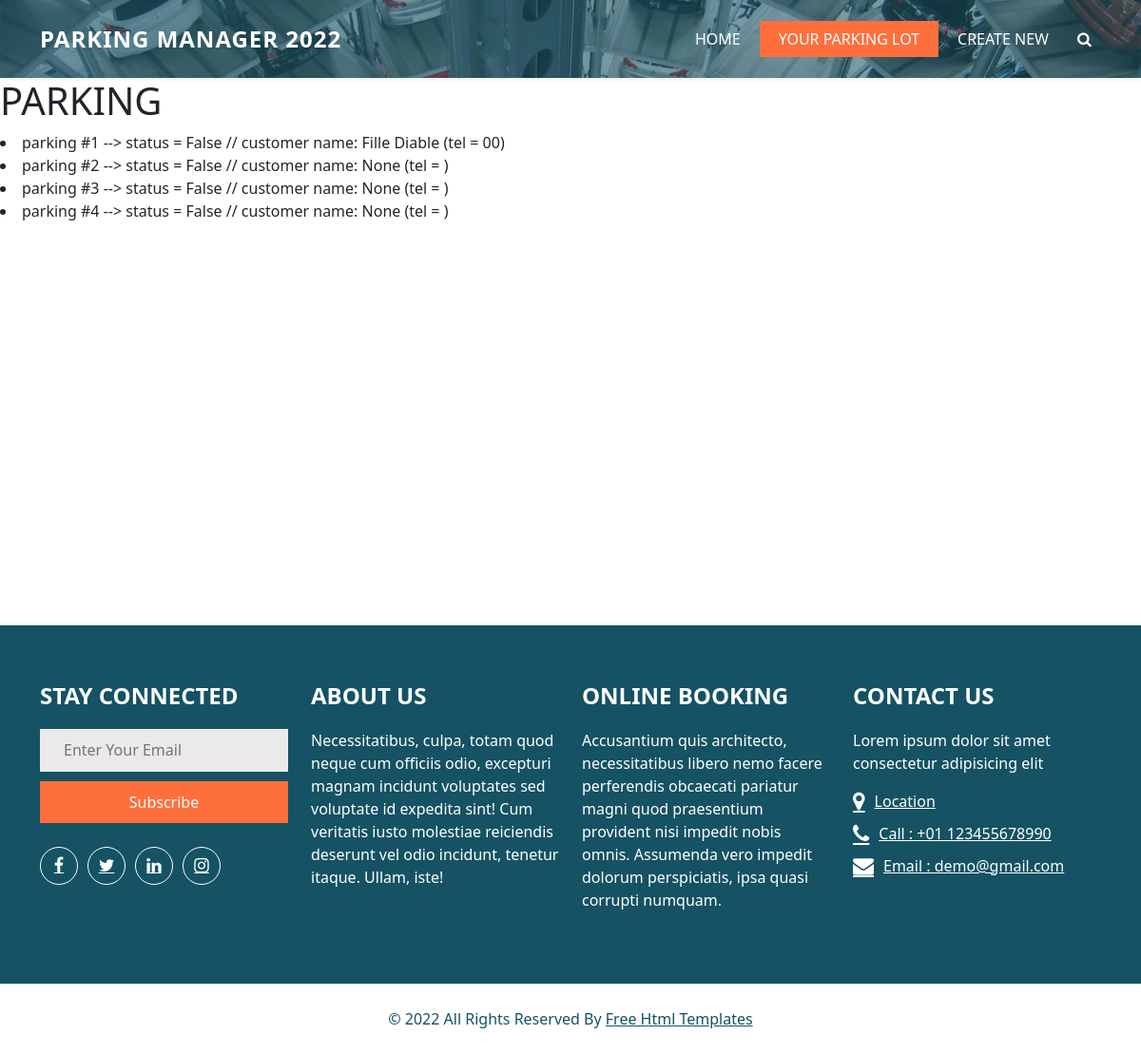
/parking/5, run on an earlier commit of the app's database.
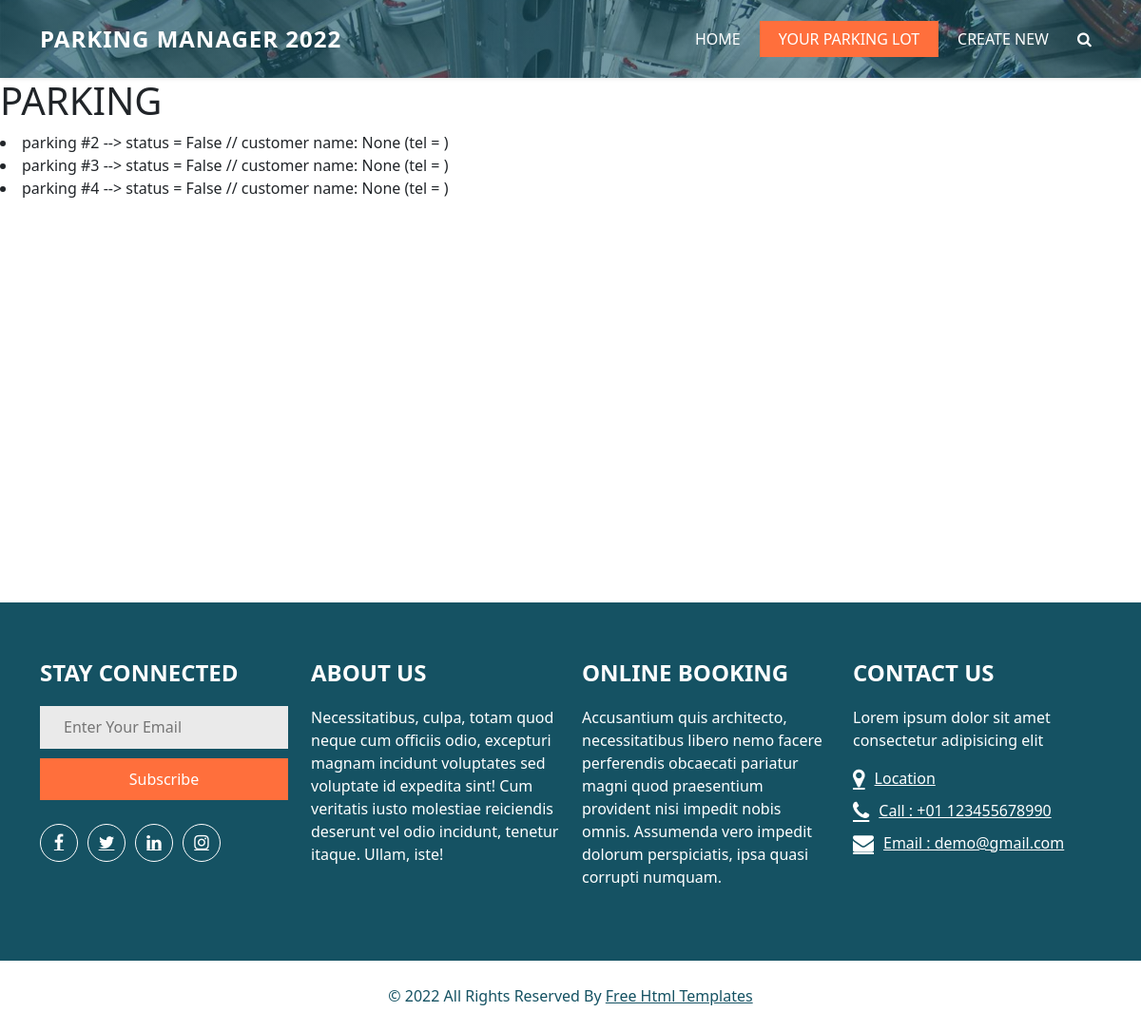
And on a later commit of the database.
### parking_lot/models.py (models this page shows, shortened)
class Parkinglot(models.Model):
    name = models.CharField(max_length=90)
    max_slot = models.IntegerField(default=1)
    availiable = models.IntegerField(default=0)
    parked = models.IntegerField(default=0)
    qr_link = models.CharField(max_length=200,null=True, blank=True)
    lat = models.FloatField(default=0.00)
    lon = models.FloatField(default=0.00)

class Slot(models.Model):
    parking = models.ForeignKey(Parkinglot,on_delete=models.CASCADE)
    name = models.CharField(null=True,max_length=10)
    status = models.BooleanField(default=True)
    customer = models.ForeignKey(Customer,on_delete=models.SET_NULL,null=True,blank=True)
    start = models.TimeField(auto_now=True,auto_now_add=False)
    end = models.TimeField(auto_now=True,auto_now_add=False)

class Customer(models.Model):
    name = models.CharField(max_length=50)
    tel = models.CharField(max_length=10,null=True)
    def __str__(self):
        return f"{self.name}"

### parking_lot/views.py (the view)
# urls.py: path('<int:id>', views.info, name='info'),
def info(request,id):
    parkinglot = Parkinglot.objects.get(id=id)
    park_lat = parkinglot.lat
    park_lon = parkinglot.lon
    name = parkinglot.name
    slot = Slot.objects.filter(parking=parkinglot)
    return render(request, 'parkinglot/park_info.html',{"slot":slot,"lat":park_lat,"lon":park_lon,"name":name})

### parking_lot/templates/parkinglot/park_info.html (shortened to what this page needs)
{% extends "parkinglot/layout.html" %}
{% load static %}
{% block body %}
<!DOCTYPE html>
<html>
<head>
    <link href="https://cdn.jsdelivr.net/npm/bootstrap@5.1.3/dist/css/bootstrap.min.css" rel="stylesheet"
>
</head>
<body onload="init();">
    <h1>{{name}}</h1>
    {% for i in slot %}
        <li>{{i.name}} --> status = {{i.status}} // customer name: {{i.customer}} (tel = {{i.customer.tel}})</li>
    {% endfor %}
    <br>
    <div id="map"></div>
</body>
</html>
{% endblock %}

### parking_lot/templates/parkinglot/layout.html (shortened to what this page needs)
<!DOCTYPE html>
<html>
{% load static %}
<head>
  <link href="https://cdn.jsdelivr.net/npm/bootstrap@5.1.3/dist/css/bootstrap.min.css" rel="stylesheet"
>
  <link rel="stylesheet" type="text/css" href="{% static 'css/bootstrap.css' %}" />
  <link rel="stylesheet" href="{% static 'css/nice-select.min.css' %}">
  <link rel="stylesheet" type="text/css" href="https://cdnjs.cloudflare.com/ajax/libs/OwlCarousel2/2.3.4/assets/owl.carousel.min.css" />
  <link href="{% static 'css/font-awesome.min.css' %}" rel="stylesheet" />
  <link href="{% static 'css/style.css' %}" rel="stylesheet" />
  <link href="{% static 'css/responsive.css' %}" rel="stylesheet" />
</head>
<body class="sub_page">
  <div class="hero_area">
    <div class="bg-box">
      <img src="{% static 'images/slider-bg.jpg' %}" alt="">
    </div>
    <header class="header_section">
      <div class="container">
        <nav class="navbar navbar-expand-lg custom_nav-container ">
          <a class="navbar-brand" href="index.html">
            <span>
              Parking Manager 2022
            </span>
          </a>
          <div class="collapse navbar-collapse" id="navbarSupportedContent">
            <ul class="navbar-nav">
              <li class="nav-item">
                <a class="nav-link" href="http://localhost:8000/parking">Home</a>
              </li>
              <li class="nav-item active">
                <a class="nav-link" href="http://localhost:8000/parking/mypark">Your Parking lot <span class="sr-only">(current)</span> </a>
              </li>
              <li class="nav-item">
                <a class="nav-link" href="http://localhost:8000/parking/create/">Create new</a>
              </li>
            </ul>
            <form class="form-inline">
              <button class="btn  my-2 my-sm-0 nav_search-btn" type="submit">
                <i class="fa fa-search" aria-hidden="true"></i>
              </button>
            </form>
          </div>
        </nav>
      </div>
    </header>
  </div>
  {% block body %}
  {% endblock %}
  <section class="info_section ">
    <div class="container">
      <div class="info_top ">
        <div class="row ">
          <div class="col-md-6 col-lg-3 info_col">
            <div class="info_form">
              <h4>
                Stay Connected
              </h4>
              <form action="">
                <input type="text" placeholder="Enter Your Email" />
                <button type="submit">
                  Subscribe
                </button>
              </form>
              <div class="social_box">
                <a href="">
                  <i class="fa fa-facebook" aria-hidden="true"></i>
                </a>
                <a href="">
                  <i class="fa fa-twitter" aria-hidden="true"></i>
                </a>
                <a href="">
                  <i class="fa fa-linkedin" aria-hidden="true"></i>
                </a>
                <a href="">
                  <i class="fa fa-instagram" aria-hidden="true"></i>
                </a>
              </div>
            </div>
          </div>
          <div class="col-md-6 col-lg-3 info_col ">
            <div class="info_detail">
              <h4>
                About Us
              </h4>
              <p>
                Necessitatibus, culpa, totam quod neque cum officiis odio, excepturi magnam incidunt voluptates sed voluptate id expedita sint! Cum veritatis iusto molestiae reiciendis deserunt vel odio incidunt, tenetur itaque. Ullam, iste!
              </p>
            </div>
          </div>
          <div class="col-md-6 col-lg-3 info_col ">
            <div class="info_detail">
              <h4>
                Online Booking
              </h4>
              <p>
                Accusantium quis architecto, necessitatibus libero nemo facere perferendis obcaecati pariatur magni quod praesentium provident nisi impedit nobis omnis. Assumenda vero impedit dolorum perspiciatis, ipsa quasi corrupti numquam.
              </p>
            </div>
          </div>
          <div class="col-md-6 col-lg-3 info_col">
            <h4>
              Contact us
            </h4>
            <p>
              Lorem ipsum dolor sit amet consectetur adipisicing elit
            </p>
            <div class="contact_nav">
              <a href="">
                <i class="fa fa-map-marker" aria-hidden="true"></i>
                <span>
                  Location
                </span>
              </a>
              <a href="">
                <i class="fa fa-phone" aria-hidden="true"></i>
                <span>
                  Call : +01 123455678990
                </span>
              </a>
              <a href="">
                <i class="fa fa-envelope" aria-hidden="true"></i>
                <span>
                  Email : demo@gmail.com
                </span>
              </a>
            </div>
          </div>
        </div>
      </div>
    </div>
  </section>
  <footer class="footer_section">
    <div class="container">
      <p>
        &copy; <span id="displayYear"></span> All Rights Reserved By
        <a href="https://html.design/">Free Html Templates</a>
      </p>
    </div>
  </footer>
</body>
</html>

### static/css/style.css (style rules this page uses)
body { font-family: "Roboto", sans-serif; color: #0c0c0c; background-color: #ffffff; overflow-x: hidden; }
a, a:hover, a:focus { text-decoration: none; }
.btn, .btn:focus { outline: none !important; -webkit-box-shadow: none; box-shadow: none; }
.hero_area { position: relative; min-height: 100vh; display: -webkit-box; display: -ms-flexbox; display: flex; -webkit-box-orient: vertical; -webkit-box-direction: normal; -ms-flex-direction: column; flex-direction: column; }
.bg-box { position: absolute; top: 0; left: 0; width: 100%; height: 100%; overflow: hidden; z-index: -1; }
.bg-box img { width: 100%; height: 100%; -o-object-fit: cover; object-fit: cover; }
.bg-box::before { content: ""; position: absolute; top: 0; left: 0; width: 100%; height: 100%; background: -webkit-gradient(linear, left top, right top, from(rgba(21, 82, 99, 0.65)), to(rgba(21, 82, 99, 0.55))); background: linear-gradient(to right, rgba(21, 82, 99, 0.65), rgba(21, 82, 99, 0.55)); }
.sub_page .hero_area { min-height: auto; }
.sub_page .header_section { margin-top: 0; -webkit-box-shadow: 0 0 5px 0 rgba(0, 0, 0, 0.15); box-shadow: 0 0 5px 0 rgba(0, 0, 0, 0.15); }
.header_section { padding: 10px 0; }
.navbar-brand span { color: #ffffff; font-size: 24px; text-transform: uppercase; letter-spacing: 1px; font-weight: bold; }
.custom_nav-container { padding: 0; }
.custom_nav-container .navbar-nav { margin-left: auto; }
.custom_nav-container .navbar-nav .nav-item .nav-link { padding: 7px 20px; color: #ffffff; text-align: center; text-transform: uppercase; }
.custom_nav-container .navbar-nav .nav-item.active .nav-link { background-color: #ff6f3c; }
.custom_nav-container .nav_search-btn { width: 35px; height: 35px; padding: 0; border: none; color: #ffffff; }
.info_section { background-color: #155263; color: #ffffff; padding-top: 60px; padding-bottom: 25px; }
.info_section .info_col { margin-bottom: 35px; }
.info_section .contact_nav { display: -webkit-box; display: -ms-flexbox; display: flex; -webkit-box-orient: vertical; -webkit-box-direction: normal; -ms-flex-direction: column; flex-direction: column; -webkit-box-align: start; -ms-flex-align: start; align-items: flex-start; }
.info_section .contact_nav a { -webkit-box-flex: 1; -ms-flex: 1; flex: 1; margin: 0; display: -webkit-box; display: -ms-flexbox; display: flex; -webkit-box-align: center; -ms-flex-align: center; align-items: center; color: #ffffff; margin-bottom: 10px; }
.info_section .contact_nav a i { font-size: 22px; margin-right: 10px; }
.info_section h4 { text-transform: uppercase; position: relative; margin-bottom: 20px; color: #ffffff; font-weight: 600; }
.info_section .social_box { width: 100%; display: -webkit-box; display: -ms-flexbox; display: flex; margin-top: 25px; }
.info_section .social_box a { display: -webkit-box; display: -ms-flexbox; display: flex; -webkit-box-pack: center; -ms-flex-pack: center; justify-content: center; -webkit-box-align: center; -ms-flex-align: center; align-items: center; border-radius: 100%; width: 40px; height: 40px; border: 1px solid #ffffff; color: #ffffff; font-size: 18px; margin-right: 10px; }
.info_section .info_form input { width: 100%; border: none; height: 45px; margin-bottom: 10px; padding-left: 25px; background-color: #eaeaea; outline: none; color: #101010; }
.info_section .info_form button { width: 100%; display: inline-block; padding: 10px 45px; background-color: #ff6f3c; color: #ffffff; border-radius: 0px; -webkit-transition: all 0.3s; transition: all 0.3s; border: none; }
.footer_section { position: relative; background-color: #ffffff; text-align: center; }
.footer_section p { color: #155263; padding: 25px 0; margin: 0; }
.footer_section p a { color: inherit; }

### static/css/responsive.css (style rules this page uses)
@media (min-width: 1200px) { .container { max-width: 1170px; } }

### parking_lot/templates/parkinglot/park_info.html (style rules this page uses)
html { height: 100%; }
body { margin: 0px; height: 100%; }
#map { height: 50%; width: 50%; }

What changed in the data, as far as the page shows it:
removed Slot: name "parking #1", status "False", customer "Fille Diable", customer.tel "00"
